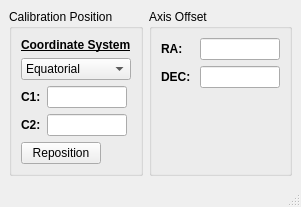
<?xml version="1.0" encoding="UTF-8"?>
<ui version="4.0">
 <class>MainWindow</class>
 <widget class="QMainWindow" name="MainWindow">
  <property name="windowModality">
   <enum>Qt::ApplicationModal</enum>
  </property>
  <property name="windowTitle">
   <string>Calibration</string>
  </property>
  <widget class="QWidget" name="centralwidget">
   <layout class="QFormLayout" name="formLayout_3">
    <item row="0" column="0">
     <widget class="QGroupBox" name="groupBoxCalibrationPos">
      <property name="title">
       <string>Calibration Position</string>
      </property>
      <layout class="QFormLayout" name="formLayout">
       <item row="0" column="0">
        <layout class="QVBoxLayout" name="verticalLayout_2">
         <item>
          <widget class="QLabel" name="coordLabel">
           <property name="text">
            <string>&lt;html&gt;&lt;head/&gt;&lt;body&gt;&lt;p&gt;&lt;span style=&quot; font-weight:600; text-decoration: underline;&quot;&gt;Coordinate System&lt;/span&gt;&lt;/p&gt;&lt;/body&gt;&lt;/html&gt;</string>
           </property>
          </widget>
         </item>
         <item>
          <widget class="QComboBox" name="coordinatSystemcomboBox">
           <item>
            <property name="text">
             <string>Equatorial</string>
            </property>
           </item>
           <item>
            <property name="text">
             <string>Galactic</string>
            </property>
           </item>
           <item>
            <property name="text">
             <string>Alt. Azimuth</string>
            </property>
           </item>
           <item>
            <property name="text">
             <string>Steps</string>
            </property>
           </item>
          </widget>
         </item>
        </layout>
       </item>
       <item row="1" column="0">
        <layout class="QVBoxLayout" name="verticalLayout">
         <item>
          <layout class="QHBoxLayout" name="horizontalLayout">
           <item>
            <widget class="QLabel" name="calibCoord_1_Label">
             <property name="text">
              <string>&lt;html&gt;&lt;head/&gt;&lt;body&gt;&lt;p&gt;&lt;span style=&quot; font-weight:600;&quot;&gt;C1:&lt;/span&gt;&lt;/p&gt;&lt;/body&gt;&lt;/html&gt;</string>
             </property>
            </widget>
           </item>
           <item>
            <widget class="QLineEdit" name="calibCoord_1_Text">
             <property name="sizePolicy">
              <sizepolicy hsizetype="Minimum" vsizetype="Fixed">
               <horstretch>0</horstretch>
               <verstretch>0</verstretch>
              </sizepolicy>
             </property>
             <property name="maximumSize">
              <size>
               <width>80</width>
               <height>16777215</height>
              </size>
             </property>
            </widget>
           </item>
          </layout>
         </item>
         <item>
          <layout class="QHBoxLayout" name="horizontalLayout_2">
           <item>
            <widget class="QLabel" name="calibCoord_2_Label">
             <property name="text">
              <string>&lt;html&gt;&lt;head/&gt;&lt;body&gt;&lt;p&gt;&lt;span style=&quot; font-weight:600;&quot;&gt;C2:&lt;/span&gt;&lt;/p&gt;&lt;/body&gt;&lt;/html&gt;</string>
             </property>
            </widget>
           </item>
           <item>
            <widget class="QLineEdit" name="calibCoord_2_Text">
             <property name="sizePolicy">
              <sizepolicy hsizetype="Minimum" vsizetype="Fixed">
               <horstretch>0</horstretch>
               <verstretch>0</verstretch>
              </sizepolicy>
             </property>
             <property name="maximumSize">
              <size>
               <width>80</width>
               <height>16777215</height>
              </size>
             </property>
            </widget>
           </item>
          </layout>
         </item>
        </layout>
       </item>
       <item row="2" column="0">
        <widget class="QPushButton" name="pushButton">
         <property name="text">
          <string>Reposition</string>
         </property>
        </widget>
       </item>
      </layout>
     </widget>
    </item>
    <item row="0" column="1">
     <widget class="QGroupBox" name="groupBox_2">
      <property name="title">
       <string>Axis Offset</string>
      </property>
      <layout class="QFormLayout" name="formLayout_2">
       <item row="0" column="0">
        <layout class="QVBoxLayout" name="verticalLayout_3">
         <item>
          <layout class="QHBoxLayout" name="horizontalLayout_3">
           <item>
            <widget class="QLabel" name="raOffset">
             <property name="text">
              <string>&lt;html&gt;&lt;head/&gt;&lt;body&gt;&lt;p&gt;&lt;span style=&quot; font-weight:600;&quot;&gt;RA: &lt;/span&gt;&lt;/p&gt;&lt;/body&gt;&lt;/html&gt;</string>
             </property>
            </widget>
           </item>
           <item>
            <widget class="QLineEdit" name="raOffsetText">
             <property name="sizePolicy">
              <sizepolicy hsizetype="Minimum" vsizetype="Fixed">
               <horstretch>0</horstretch>
               <verstretch>0</verstretch>
              </sizepolicy>
             </property>
             <property name="maximumSize">
              <size>
               <width>80</width>
               <height>16777215</height>
              </size>
             </property>
            </widget>
           </item>
          </layout>
         </item>
         <item>
          <layout class="QHBoxLayout" name="horizontalLayout_4">
           <item>
            <widget class="QLabel" name="decOffset">
             <property name="text">
              <string>&lt;html&gt;&lt;head/&gt;&lt;body&gt;&lt;p&gt;&lt;span style=&quot; font-weight:600;&quot;&gt;DEC: &lt;/span&gt;&lt;/p&gt;&lt;/body&gt;&lt;/html&gt;</string>
             </property>
            </widget>
           </item>
           <item>
            <widget class="QLineEdit" name="decOffsetText">
             <property name="maximumSize">
              <size>
               <width>80</width>
               <height>16777215</height>
              </size>
             </property>
            </widget>
           </item>
          </layout>
         </item>
        </layout>
       </item>
      </layout>
     </widget>
    </item>
   </layout>
  </widget>
  <widget class="QMenuBar" name="menubar">
   <property name="geometry">
    <rect>
     <x>0</x>
     <y>0</y>
     <width>303</width>
     <height>21</height>
    </rect>
   </property>
  </widget>
  <widget class="QStatusBar" name="statusbar"/>
 </widget>
 <resources/>
 <connections/>
</ui>
